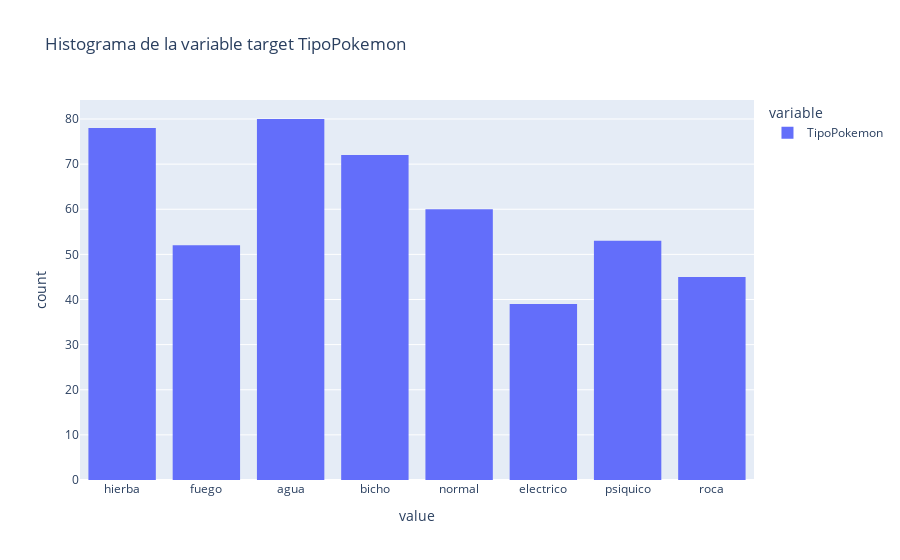

Notebook source saved alongside this figure:
### Code cell
px.histogram(
    df_pokemon['TipoPokemon'],
    title = 'Histograma de la variable target TipoPokemon'
)

### Figure 1 — Plotly figure (JSON) as saved in the notebook; plotly's stock layout.template omitted (floating-point values rounded to 4 significant figures; data arrays with more than 128 entries replaced by an {"elided": "..."} marker saying what was removed)
{"data": [{"alignmentgroup": "True", "bingroup": "x", "hovertemplate": "variable=TipoPokemon<br>value=%{x}<br>count=%{y}<extra></extra>", "legendgroup": "TipoPokemon", "marker": {"color": "#636efa", "pattern": {"shape": ""}}, "name": "TipoPokemon", "offsetgroup": "TipoPokemon", "orientation": "v", "showlegend": true, "type": "histogram", "x": {"elided": "479 str values"}, "xaxis": "x", "yaxis": "y"}], "layout": {"barmode": "relative", "legend": {"title": {"text": "variable"}, "tracegroupgap": 0}, "title": {"text": "Histograma de la variable target TipoPokemon"}, "xaxis": {"anchor": "y", "domain": [0, 1], "title": {"text": "value"}}, "yaxis": {"anchor": "x", "domain": [0, 1], "title": {"text": "count"}}}}
